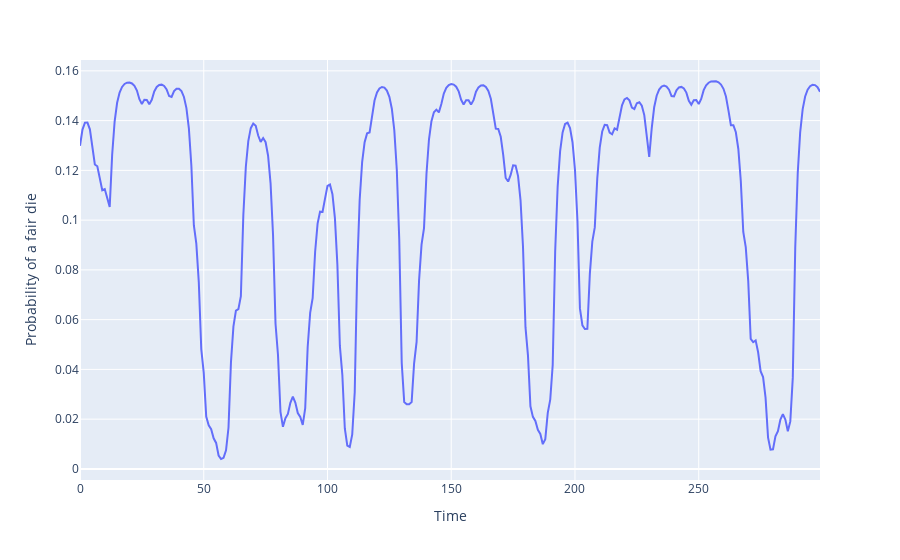

Notebook code cell kept with this figure:
### Markdown cell above
# Test 3: Posterior decoding

### Code cell
from scripts import posterior_decoding


prediction = posterior_decoding(
    observations=data, 
    init_prob=fair_loaded_init_prob,
    transition_prob=fair_loaded_transition_prob,
    emision_prob=die_number_emision_prob
)

result = pd.DataFrame(prediction, columns = ['Probability of a fair die']).reset_index().rename({'index':'Time'}, axis = 1)
fig = px.line(result, x="Time", y="Probability of a fair die")
fig.show()

### Figure 1 — Plotly figure (JSON) as saved in the notebook; plotly's stock layout.template omitted (floating-point values rounded to 4 significant figures; data arrays with more than 128 entries replaced by an {"elided": "..."} marker saying what was removed)
{"data": [{"hovertemplate": "Time=%{x}<br>Probability of a fair die=%{y}<extra></extra>", "legendgroup": "", "line": {"color": "#636efa", "dash": "solid"}, "marker": {"symbol": "circle"}, "mode": "lines", "name": "", "orientation": "v", "showlegend": false, "type": "scatter", "x": {"elided": "300 int values"}, "xaxis": "x", "y": {"elided": "300 float values"}, "yaxis": "y"}], "layout": {"legend": {"tracegroupgap": 0}, "margin": {"t": 60}, "xaxis": {"anchor": "y", "domain": [0, 1], "title": {"text": "Time"}}, "yaxis": {"anchor": "x", "domain": [0, 1], "title": {"text": "Probability of a fair die"}}}}
